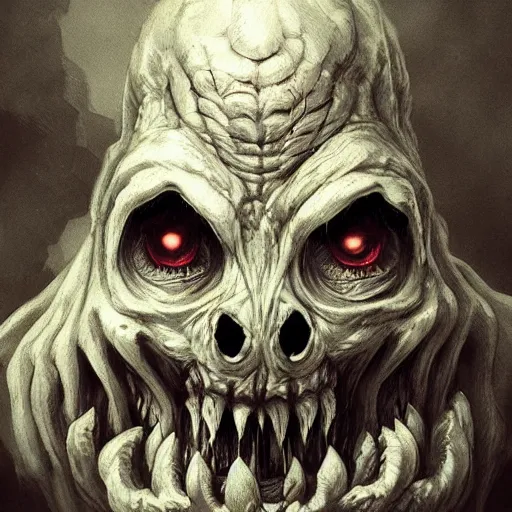
#> input picture bulr/images/terrifying.png, 512 x 512 px
$ python code_1.py
#> lines starting #> are read from the running program, lines starting #| are printed output that depends on the picture
from PIL import Image


im = Image.open('images/terrifying.png')   #You'r image location
#> im is the input picture: PIL image 512x512 RGB; mean R, G, B 113.1, 105.4, 86
image_size = im.size        # width , height
#> image_size = (512, 512)
pixels = list( im.getdata())
#> pixels = 262144 items
width = image_size[0]
#> width = 512
height = image_size[1]
#> height = 512
lst_new = []


for i in range(0,width * height,16):
    p_16 = pixels [i:i+16]
    g_r = 0
    g_g = 0
    g_b = 0

    # print(p_16)
    for p in p_16 :     ####avg of 16  pixels
        g_r = g_r + p[0]
        g_g = g_g + p[1]
        g_b = g_b + p[2]
    avg_16 = (g_r // 16, g_g // 16, g_b //16)       #(6,7,4)
    for j in range(16):
        lst_new.append
        lst_new.append(avg_16)
#> after the loop, lst_new = 262144 items

new_im = Image.new(size=image_size, mode='RGB' , color=(0,0,0) )
#> new_im: PIL image 512x512 RGB; every value is 0
new_im.putdata(lst_new)
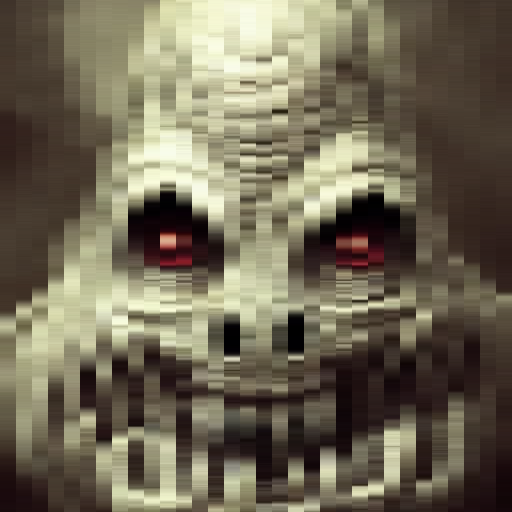
#> new_im: PIL image 512x512 RGB; mean R, G, B 112.6, 104.9, 85.5
im.show()
new_im.show()
# new_im.save('my_bin_2.png')      # new_im.show()
